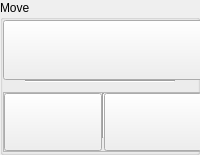
               <widget class="QGroupBox" name="groupbox_move">
                <property name="enabled">
                 <bool>true</bool>
                </property>
                <property name="minimumSize">
                 <size>
                  <width>200</width>
                  <height>155</height>
                 </size>
                </property>
                <property name="maximumSize">
                 <size>
                  <width>200</width>
                  <height>155</height>
                 </size>
                </property>
                <property name="styleSheet">
                 <string notr="true"/>
                </property>
                <property name="title">
                 <string>Move</string>
                </property>
                <layout class="QVBoxLayout" name="verticalLayout_21">
                 <property name="spacing">
                  <number>0</number>
                 </property>
                 <property name="leftMargin">
                  <number>0</number>
                 </property>
                 <property name="topMargin">
                  <number>0</number>
                 </property>
                 <property name="rightMargin">
                  <number>0</number>
                 </property>
                 <property name="bottomMargin">
                  <number>0</number>
                 </property>
                 <item alignment="Qt::AlignmentFlag::AlignHCenter">
                  <widget class="QPushButton" name="button_double">
                   <property name="enabled">
                    <bool>true</bool>
                   </property>
                   <property name="sizePolicy">
                    <sizepolicy hsizetype="Preferred" vsizetype="Preferred">
                     <horstretch>0</horstretch>
                     <verstretch>0</verstretch>
                    </sizepolicy>
                   </property>
                   <property name="minimumSize">
                    <size>
                     <width>200</width>
                     <height>60</height>
                    </size>
                   </property>
                   <property name="maximumSize">
                    <size>
                     <width>200</width>
                     <height>60</height>
                    </size>
                   </property>
                   <property name="cursor">
                    <cursorShape>ClosedHandCursor</cursorShape>
                   </property>
                   <property name="styleSheet">
                    <string notr="true">padding: 25px;</string>
                   </property>
                   <property name="text">
                    <string/>
                   </property>
                   <property name="icon">
                    <iconset resource="resources.qrc">
                     <normaloff>:/deck/double-up.png</normaloff>:/deck/double-up.png</iconset>
                   </property>
                   <property name="iconSize">
                    <size>
                     <width>50</width>
                     <height>50</height>
                    </size>
                   </property>
                  </widget>
                 </item>
                 <item alignment="Qt::AlignmentFlag::AlignHCenter">
                  <widget class="Line" name="line_move_1">
                   <property name="minimumSize">
                    <size>
                     <width>150</width>
                     <height>2</height>
                    </size>
                   </property>
                   <property name="maximumSize">
                    <size>
                     <width>150</width>
                     <height>2</height>
                    </size>
                   </property>
                   <property name="orientation">
                    <enum>Qt::Orientation::Horizontal</enum>
                   </property>
                  </widget>
                 </item>
                 <item>
                  <spacer name="verticalSpacer_10">
                   <property name="orientation">
                    <enum>Qt::Orientation::Vertical</enum>
                   </property>
                   <property name="sizeHint" stdset="0">
                    <size>
                     <width>20</width>
                     <height>40</height>
                    </size>
                   </property>
                  </spacer>
                 </item>
                 <item alignment="Qt::AlignmentFlag::AlignHCenter">
                  <widget class="QFrame" name="frame_stand_hit">
                   <property name="sizePolicy">
                    <sizepolicy hsizetype="Preferred" vsizetype="MinimumExpanding">
                     <horstretch>0</horstretch>
                     <verstretch>0</verstretch>
                    </sizepolicy>
                   </property>
                   <property name="minimumSize">
                    <size>
                     <width>200</width>
                     <height>60</height>
                    </size>
                   </property>
                   <property name="maximumSize">
                    <size>
                     <width>200</width>
                     <height>60</height>
                    </size>
                   </property>
                   <property name="styleSheet">
                    <string notr="true"/>
                   </property>
                   <property name="frameShape">
                    <enum>QFrame::Shape::StyledPanel</enum>
                   </property>
                   <property name="frameShadow">
                    <enum>QFrame::Shadow::Raised</enum>
                   </property>
                   <layout class="QHBoxLayout" name="horizontalLayout">
                    <property name="spacing">
                     <number>0</number>
                    </property>
                    <property name="leftMargin">
                     <number>0</number>
                    </property>
                    <property name="topMargin">
                     <number>0</number>
                    </property>
                    <property name="rightMargin">
                     <number>0</number>
                    </property>
                    <property name="bottomMargin">
                     <number>0</number>
                    </property>
                    <item>
                     <widget class="QPushButton" name="button_stand">
                      <property name="sizePolicy">
                       <sizepolicy hsizetype="Preferred" vsizetype="Preferred">
                        <horstretch>0</horstretch>
                        <verstretch>0</verstretch>
                       </sizepolicy>
                      </property>
                      <property name="cursor">
                       <cursorShape>OpenHandCursor</cursorShape>
                      </property>
                      <property name="text">
                       <string/>
                      </property>
                      <property name="icon">
                       <iconset resource="resources.qrc">
                        <normaloff>:/deck/stand.png</normaloff>:/deck/stand.png</iconset>
                      </property>
                      <property name="iconSize">
                       <size>
                        <width>40</width>
                        <height>40</height>
                       </size>
                      </property>
                     </widget>
                    </item>
                    <item alignment="Qt::AlignmentFlag::AlignTop">
                     <widget class="Line" name="line_move_2">
                      <property name="minimumSize">
                       <size>
                        <width>2</width>
                        <height>45</height>
                       </size>
                      </property>
                      <property name="maximumSize">
                       <size>
                        <width>2</width>
                        <height>45</height>
                       </size>
                      </property>
                      <property name="orientation">
                       <enum>Qt::Orientation::Vertical</enum>
                      </property>
                     </widget>
                    </item>
                    <item>
                     <widget class="QPushButton" name="button_hit">
                      <property name="sizePolicy">
                       <sizepolicy hsizetype="Preferred" vsizetype="Preferred">
                        <horstretch>0</horstretch>
                        <verstretch>0</verstretch>
                       </sizepolicy>
                      </property>
                      <property name="cursor">
                       <cursorShape>PointingHandCursor</cursorShape>
                      </property>
                      <property name="text">
                       <string/>
                      </property>
                      <property name="icon">
                       <iconset resource="resources.qrc">
                        <normaloff>:/deck/hit.png</normaloff>:/deck/hit.png</iconset>
                      </property>
                      <property name="iconSize">
                       <size>
                        <width>40</width>
                        <height>40</height>
                       </size>
                      </property>
                     </widget>
                    </item>
                   </layout>
                  </widget>
                 </item>
                </layout>
               </widget>
